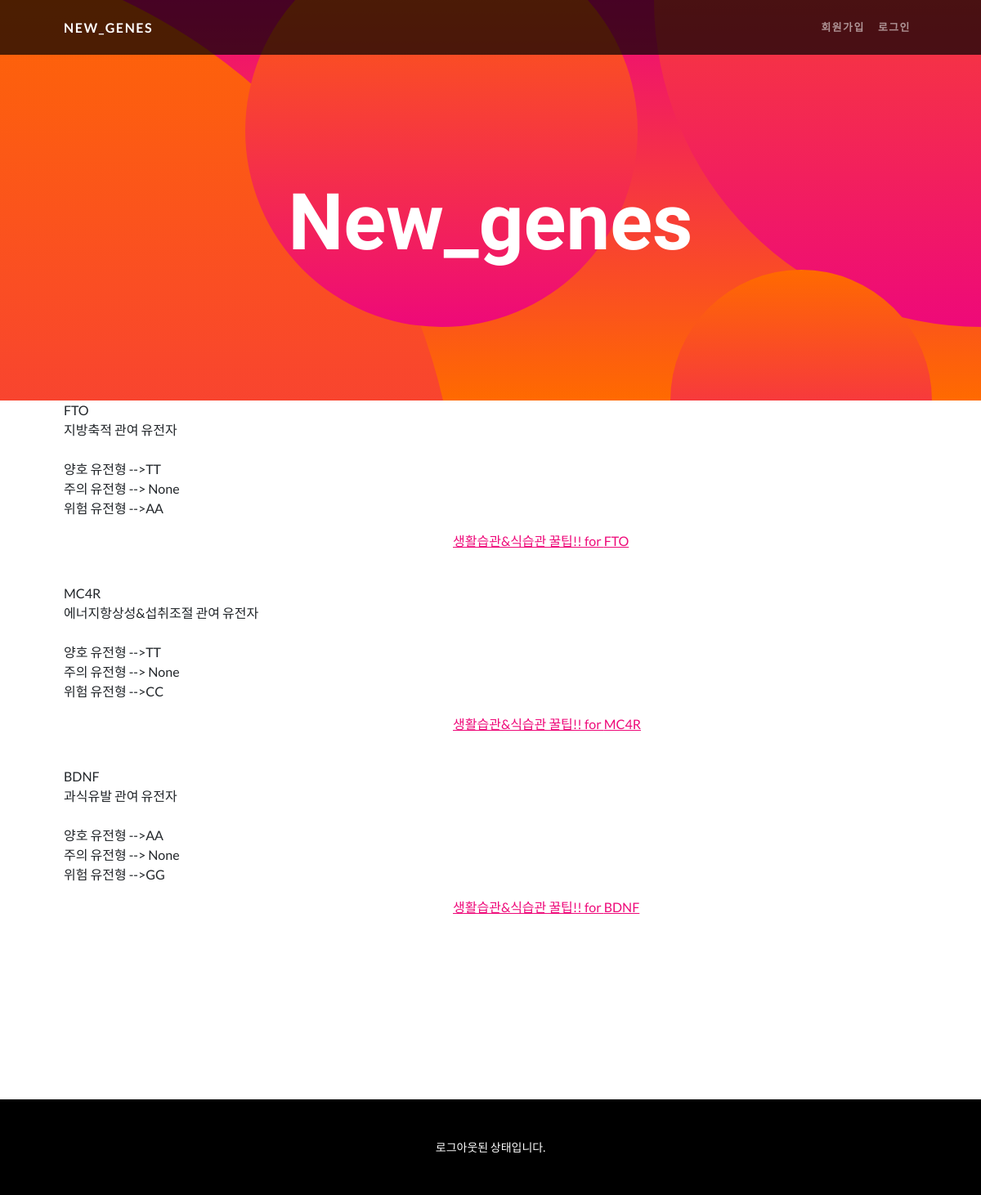
The page /mypage/properties/property_detail/1 on the database as committed earlier.
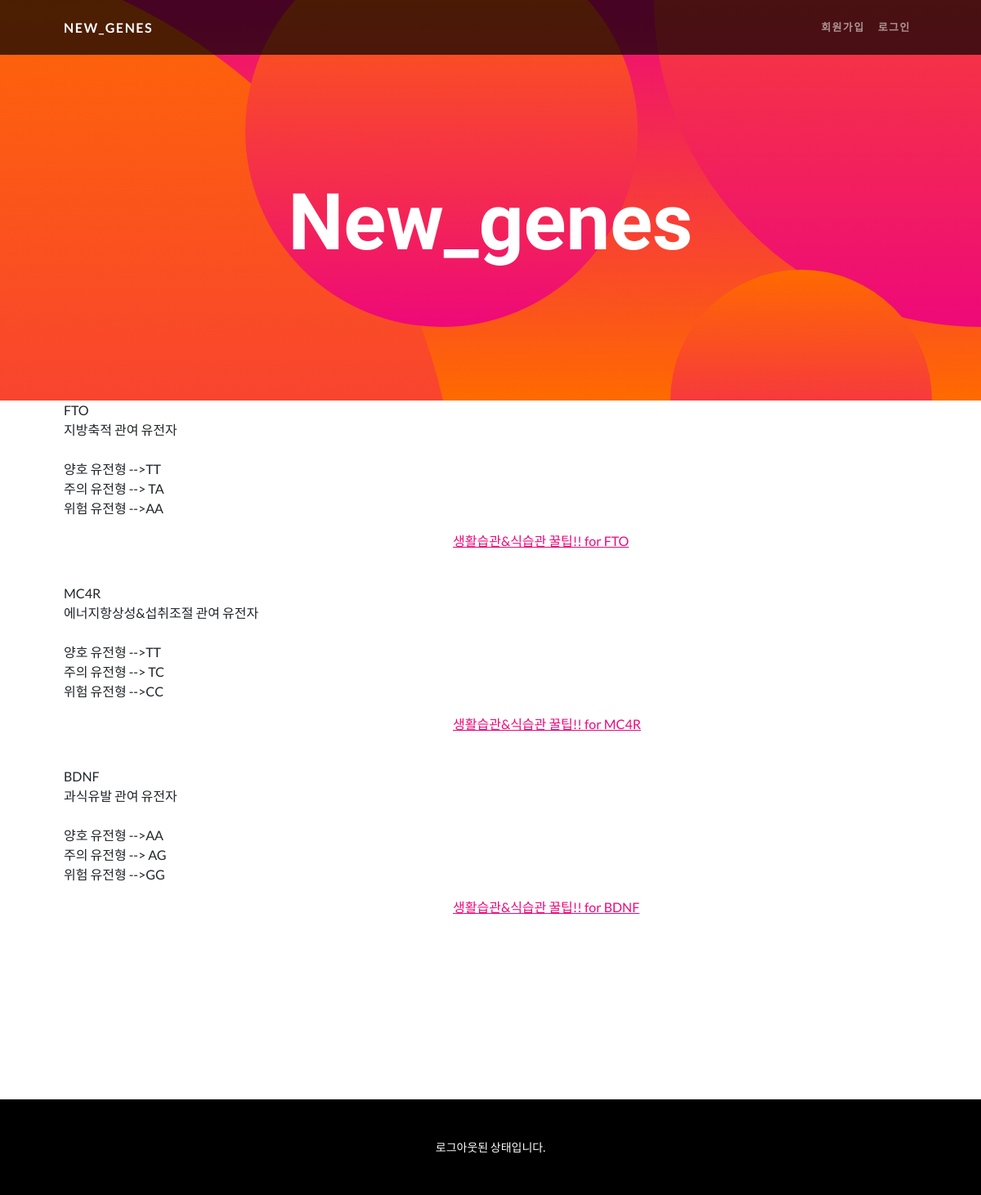
The same page on the database as committed later.
### Gene/models.py (models this page shows)
class Gene(models.Model):
    property = models.ForeignKey(Property, on_delete=models.CASCADE, null=True)
    name = models.CharField(max_length=10, primary_key=True)
    description = models.TextField()
    warnning_type = models.CharField(max_length=2, null=True)
    middle_type = models.CharField(max_length=2, null=True)
    good_type = models.CharField(max_length=2, null=True)

### Gene/views.py (the view)
# urls.py: path('mypage/properties/property_detail/<int:property_id>', views.property_detail, name='property_detail'),
def property_detail(request, property_id):
    context = dict()
    property = Property.objects.get(id=property_id)
    gene_data = Gene.objects.filter(property_id=property_id)
    context['gene_data'] = gene_data
    context['property'] = property
    return render(request, 'Gene/property_detail.html', context=context)

### Gene/templates/Gene/property_detail.html (shortened to what this page needs)
{% extends 'gene_base/base.html' %}
{% load static %}
{% block content %}
        {% for gene in gene_data %}
            <div>
                <p>
                    {{gene.name}}<br>
                    {{gene.description}}<br><br>
                    양호 유전형 -->{{gene.good_type}}<br>
                    주의 유전형 --> {{gene.middle_type}}<br>
                    위험 유전형 -->{{gene.warnning_type}}<br>
                </p>
            </div>
            <div style="margin-bottom: 40px; padding-left:500px;">
                <a href={% url 'habits' gene.name %}>생활습관&식습관 꿀팁!! for  {{gene.name}}</a>
            </div>
        {% endfor %}
{% endblock content%}

Rows that differ between the two databases and show on the page:
changed Gene "FTO": middle_type "None" → "TA"
changed Gene "MC4R": middle_type "None" → "TC"
changed Gene "BDNF": middle_type "None" → "AG"
